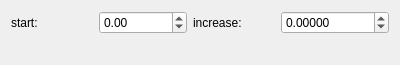
<?xml version="1.0" encoding="UTF-8"?>
<ui version="4.0">
 <class>SAUserDefineAxisDataWidget</class>
 <widget class="QWidget" name="SAUserDefineAxisDataWidget">
  <property name="geometry">
   <rect>
    <x>0</x>
    <y>0</y>
    <width>400</width>
    <height>60</height>
   </rect>
  </property>
  <property name="sizePolicy">
   <sizepolicy hsizetype="Preferred" vsizetype="Maximum">
    <horstretch>0</horstretch>
    <verstretch>0</verstretch>
   </sizepolicy>
  </property>
  <property name="windowTitle">
   <string>User Define Axis Data</string>
  </property>
  <layout class="QVBoxLayout" name="verticalLayout">
   <item>
    <layout class="QHBoxLayout" name="horizontalLayout">
     <item>
      <widget class="QLabel" name="labelStart">
       <property name="text">
        <string>start:</string>
       </property>
      </widget>
     </item>
     <item>
      <widget class="QDoubleSpinBox" name="doubleSpinBoxStart">
       <property name="minimum">
        <double>-1000000000000000072531436381529235126158374409646521955518210155479040.000000000000000</double>
       </property>
       <property name="maximum">
        <double>100000000000000004188152556421145795899143386664033828314342771180699648.000000000000000</double>
       </property>
      </widget>
     </item>
     <item>
      <widget class="QLabel" name="labelDetal">
       <property name="text">
        <string>increase:</string>
       </property>
      </widget>
     </item>
     <item>
      <widget class="QDoubleSpinBox" name="doubleSpinBoxIncrease">
       <property name="decimals">
        <number>5</number>
       </property>
       <property name="minimum">
        <double>-10000000000000000102350670204085511496304388135324745728.000000000000000</double>
       </property>
       <property name="maximum">
        <double>99999999999999995280522225138166806691251291352861698530421623488512.000000000000000</double>
       </property>
      </widget>
     </item>
    </layout>
   </item>
   <item>
    <widget class="QLabel" name="labelExample">
     <property name="text">
      <string/>
     </property>
    </widget>
   </item>
  </layout>
 </widget>
 <resources/>
 <connections/>
</ui>
